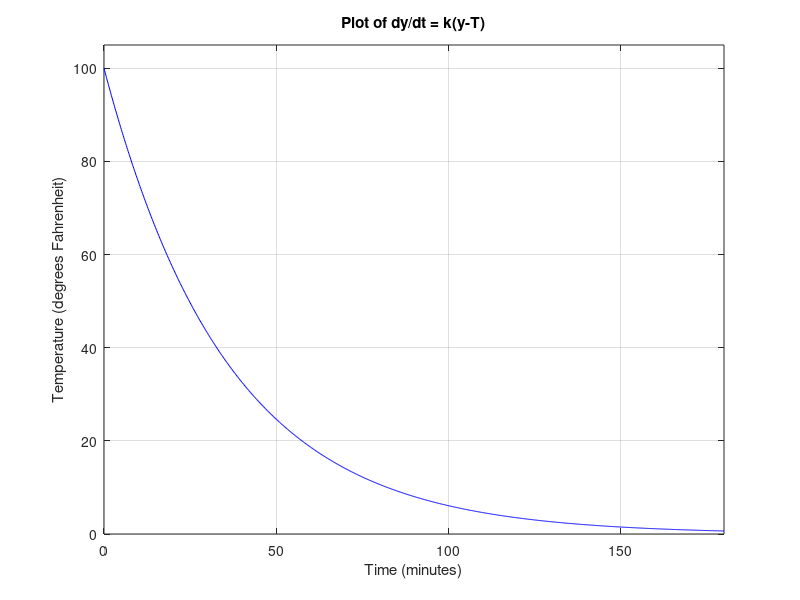

The MATLAB script that drew this image:
%% Homework 7, Problem 2
% ImprovedEulerRate.m
% Newton's Law of Cooling equation: dy/dt = k(y-T)
% y is the temperature of the liquid
% t is time
% T is a constant representing ambient temperature
% Approximate the temperature as a function of time
% Author: Chris Kreienkamp
clear
clc

%% SET INITIAL PARAMETERS

tmin = 0;       % Range of t-values
tmax = 180;

Nt = 1000;       % Number of t-values

k = -0.028;     % min^-1
T = 60;         % degrees F


%% INITIALIZE VECTORS

t = linspace(tmin,tmax,Nt);     % Vector of x-values

dt = t(2) - t(1);               % Increment of the approximation (dx)

y = zeros(1,Nt);                % Vector of y-values

y(1) = 100;                       % Initial condition in degrees F


%% CALCULATIONS - EULER METHOD

% Use FOR loop for domain marching of approximate solution
% Use "current" value (it) to determine "future" value (it+1)

for it = 1:Nt-1
    y(it+1) = y(it)*[(1+k*dt/2)/(1-k*dt/2)];
end

%% GENERATE PLOT

% Plot approximate solution
plot(t,y,'b-')

% Enhance plots with labels
xlabel('Time (minutes)')
ylabel('Temperature (degrees Fahrenheit)')
title('Plot of dy/dt = k(y-T)')
grid on
axis([tmin tmax 0*min(y) 1.05*max(y)])